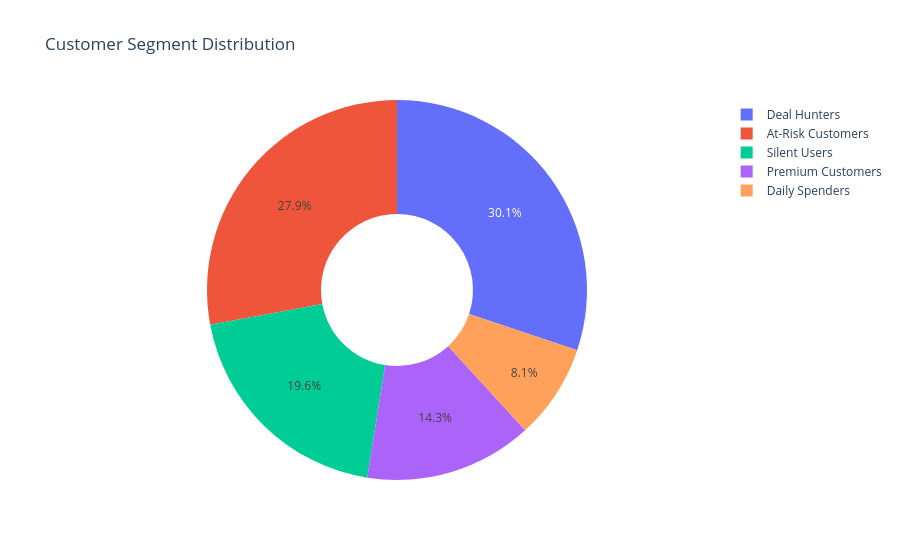

The notebook cell saved with this chart:
### Code cell
seg = profile['segment_name'].value_counts().reset_index(); seg.columns=['segment','count']
fig = px.pie(seg, values='count', names='segment', hole=0.4, template=TEMPLATE,
             title='Customer Segment Distribution')
fig.show()

### Figure 1 — Plotly figure (JSON) as saved in the notebook; plotly's stock layout.template omitted (floating-point values rounded to 4 significant figures)
{"data": [{"domain": {"x": [0.0, 1.0], "y": [0.0, 1.0]}, "hole": 0.4, "hovertemplate": "segment=%{label}<br>count=%{value}<extra></extra>", "labels": ["Deal Hunters", "At-Risk Customers", "Silent Users", "Premium Customers", "Daily Spenders"], "legendgroup": "", "name": "", "showlegend": true, "type": "pie", "values": [3051, 2829, 1981, 1446, 820]}], "layout": {"legend": {"tracegroupgap": 0}, "title": {"text": "Customer Segment Distribution"}}}
